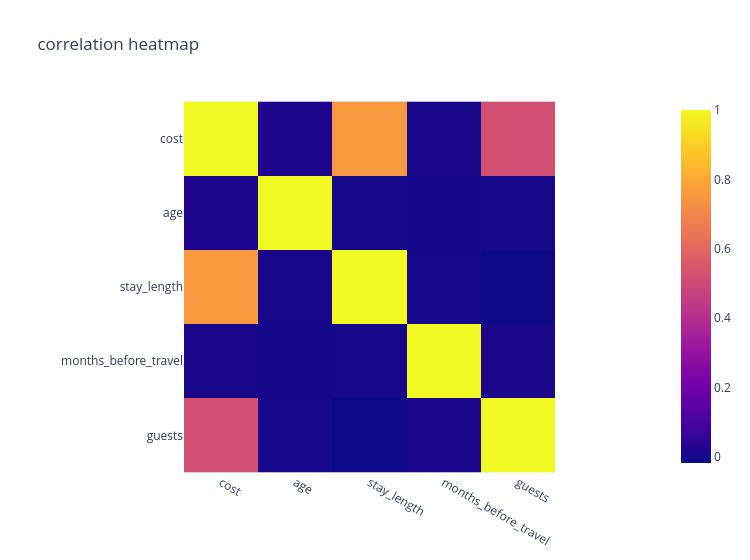

The code cell stored with this chart in its notebook:
### Markdown cell above
#### 3) Plotly 

💻📊💡 We'll be using a third data visualization library called Plotly. We will not explicitly cover the syntax but we encourage you to explore it: https://plotly.com/python/plotly-express/ and use it as the graphs are interactive.

Below, we have added some examples of how you can create plots using plotly and create similar graphs to the ones we have already made using seaborn. 

 ❓ For all of the graphs: figure out 
 1) What is being plotted and how it is being plotted
 2) What are the arguments you can give to plotly and can you play around with them to create different plots?

 CREATE YOUR OWN MARKDOWN CELL(S) WITH YOUR ANSWERS. You can choose if you want to explain each graph seperatly our discusds multiple together.

 We encourage you to play around with both seaborn and plotly. Which one of these libraries you use, is up to you. Depending on what you want to plot, you will probably prefer one over the other. Or, you will find out after a while that you are mostly working with one of the two libraries. That is all fine, the idea is that you use whatever library and plot that will enable you to visualize the data in the way you want to.

### Code cell
import plotly.express as px

px.imshow(travel_dataset[["cost","age", "stay_length", "months_before_travel", "guests"]].corr().round(3), title="correlation heatmap", width=750)

### Figure 1 — Plotly figure (JSON) as saved in the notebook; plotly's stock layout.template omitted (floating-point values rounded to 4 significant figures)
{"data": [{"coloraxis": "coloraxis", "hovertemplate": "x: %{x}<br>y: %{y}<br>color: %{z}<extra></extra>", "name": "0", "type": "heatmap", "x": ["cost", "age", "stay_length", "months_before_travel", "guests"], "xaxis": "x", "y": ["cost", "age", "stay_length", "months_before_travel", "guests"], "yaxis": "y", "z": [[1.0, 0.016, 0.752, 0.006, 0.52], [0.016, 1.0, 0.001, -0.003, -0.0], [0.752, 0.001, 1.0, 0.001, -0.018], [0.006, -0.003, 0.001, 1.0, 0.007], [0.52, -0.0, -0.018, 0.007, 1.0]]}], "layout": {"coloraxis": {"colorscale": [[0, "#0d0887"], [0.1111, "#46039f"], [0.2222, "#7201a8"], [0.3333, "#9c179e"], [0.4444, "#bd3786"], [0.5556, "#d8576b"], [0.6667, "#ed7953"], [0.7778, "#fb9f3a"], [0.8889, "#fdca26"], [1, "#f0f921"]]}, "title": {"text": "correlation heatmap"}, "width": 750, "xaxis": {"anchor": "y", "constrain": "domain", "domain": [0, 1], "scaleanchor": "y"}, "yaxis": {"anchor": "x", "autorange": "reversed", "constrain": "domain", "domain": [0, 1]}}}
